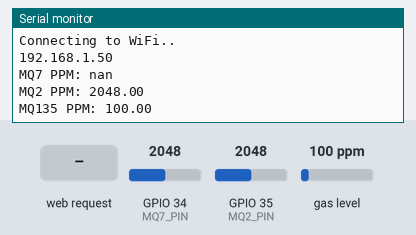
Bench run of a sketch on a simulated ESP32. On the bench: the last lines printed to the serial monitor. The test bench sets the inputs (shaded band); at power-on: gas level 100 ppm, GPIO 35 (MQ2_PIN) = 2048, GPIO 34 (MQ7_PIN) = 2048. WiFi joins after 1.5 s; servers stay silent unless stated.

Above: at 3.2 s.
3.3 s: HTTP request GET / received
At 3.9 s:
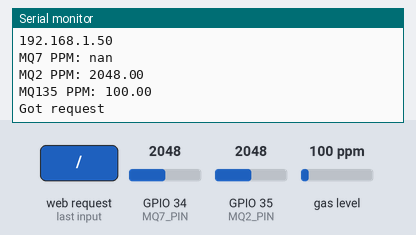
4.8 s: HTTP request GET /read_mq7 received
At 5.2 s:
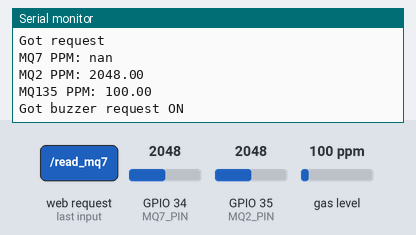
6.3 s: gas level set to 20 ppm
At 7.4 s:
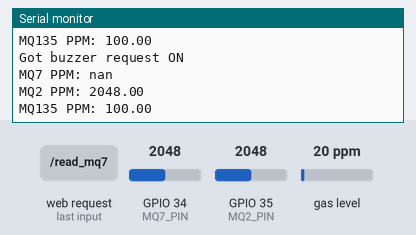
7.8 s: GPIO 35 (MQ2_PIN) set to 2866
At 9.0 s:
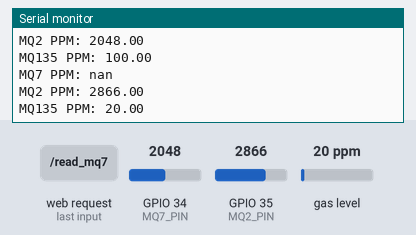
9.3 s: GPIO 34 (MQ7_PIN) set to 491
At 10.6 s:
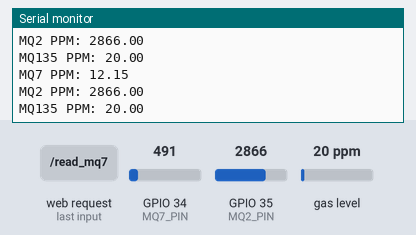
10.8 s: gas level set to 250 ppm
At 13.0 s:
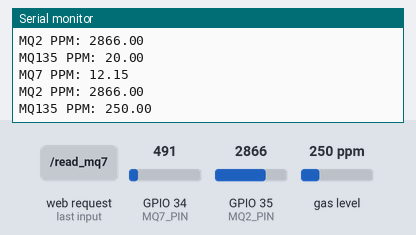
Timing chart, 0 to 13.3 s (numbered marks = the images above; inputs shaded):
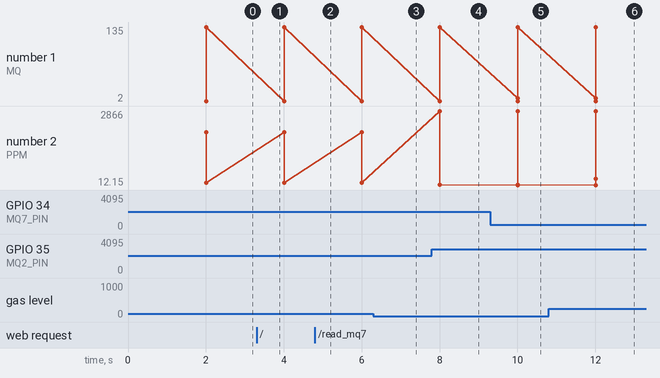

Measured:
- after the input at 3.3 s, the serial monitor: prints a new line at once (image 1)
- after the input at 4.8 s, the serial monitor: prints a new line at once (image 2)
- after the input at 7.8 s, the serial monitor: prints a new line after 0.21 s (image 4)
- after the input at 9.3 s, the serial monitor: prints a new line after 0.71 s (image 5)
- after the input at 10.8 s, the serial monitor: prints a new line after 1.2 s (image 6)
- plotted number 2: 20 → 250 after the input at 10.8 s

The sketch:

a_pollution.ino
```cpp
#include <WiFi.h>
#include <AsyncTCP.h>
#include <ESPAsyncWebServer.h>

const char* ssid = "kh";
const char* password = "12345678";

AsyncWebServer server(80);


// MQ7
float RS_gas = 0;
float ratio = 0;
float sensorValue = 0;
float sensor_volt = 0;
float R0 = 7200.0;
int MQ7_PIN = 34;

// MQ2
int MQ2_PIN = 35;
float gassensorAnalog;

//MQ135
#include <MQUnifiedsensor.h>
#define placa "ESP-32"
#define Voltage_Resolution 3.3
#define pin 33
#define type "MQ-135"
#define ADC_Bit_Resolution 12
#define RatioMQ135CleanAir 3.6
double CO2 = (0);
MQUnifiedsensor MQ135(placa, Voltage_Resolution, ADC_Bit_Resolution, pin, type);
```

b_declare.ino
```cpp
float read_mq7();
float read_mq2();
```

c_def.ino
```cpp
float read_mq7(){
   sensorValue = analogRead(MQ7_PIN);
   sensor_volt = sensorValue/1024*5.0;
   RS_gas = (5.0-sensor_volt)/sensor_volt;
   ratio = RS_gas/R0; //Replace R0 with the value found using the sketch above
   float x = 1538.46 * ratio;
   float ppm = pow(x,-1.709);
   return ppm;
}

float read_mq2(){
 gassensorAnalog = analogRead(MQ2_PIN);
 return gassensorAnalog;
}

float read_mq135(){
  MQ135.update(); // Update data, the arduino will be read the voltage on the analog pin
   CO2 = MQ135.readSensor(); // Sensor will read CO2 concentration using the model and a and b values setted before or in the setup

  return CO2;
}

void setup_mq135(){


    //Set math model to calculate the PPM concentration and the value of constants
    MQ135.setRegressionMethod(1); //_PPM =  a*ratio^b
    MQ135.setA(110.47);
    MQ135.setB(-2.862);
    // Configurate the ecuation values to get NH4 concentration
    MQ135.init();
    Serial.print("Calibrating please wait.");
    float calcR0 = 0;
    for(int i = 1; i<=10; i ++)   {
        MQ135.update(); // Update data, the arduino will be read the voltage on the analog pin
        calcR0 += MQ135.calibrate(RatioMQ135CleanAir);
        Serial.print(".");
    }
    MQ135.setR0(calcR0/10);
    Serial.println("  done!.");
    if(isinf(calcR0)) { Serial.println("Warning: Conection issue founded, R0 is infite (Open circuit detected) please check your wiring and supply"); while(1);}
    if(calcR0 == 0){Serial.println("Warning: Conection issue founded, R0 is zero (Analog pin with short circuit to ground) please check your wiring and supply"); while(1);}
    /*****************************  MQ CAlibration **************************/
    MQ135.serialDebug(false);
}
```

d_setup.ino
```cpp
String processor(const String& var) {
  if(var== "BUTTONPLACEHOLDER"){
    String buttons=String(read_mq2());
    buttons += ",";
    buttons += String(read_mq7());
    buttons += ",";
    buttons += String(read_mq135());
    return buttons;
  }
  return String();
}
const char index_html[] PROGMEM = R"rawliteral(
%BUTTONPLACEHOLDER%
)rawliteral";

//--------------- static IP ADDRESS -------------
IPAddress local_IP(192, 168, 43, 4);
// Set your Gateway IP address
IPAddress gateway(192, 168, 1, 1);

IPAddress subnet(255, 255, 0, 0);
IPAddress primaryDNS(8, 8, 8, 8);   //optional
IPAddress secondaryDNS(8, 8, 4, 4); //optional

void setup() {
  Serial.begin(115200);
  setup_mq135();
  if (!WiFi.config(local_IP, gateway, subnet, primaryDNS, secondaryDNS)) {
    Serial.println("STA Failed to configure");
  }
  WiFi.begin(ssid, password);
  while (WiFi.status() != WL_CONNECTED) {
    delay(1000);
    Serial.println("Connecting to WiFi..");
  }

  Serial.println(WiFi.localIP());
  server.on("/", HTTP_GET, [](AsyncWebServerRequest *request){
    Serial.println("Got request");
    request->send_P(200, "text/html", index_html, processor);
  });

     server.on("/read_mq7", HTTP_GET, [](AsyncWebServerRequest *request){
    Serial.println("Got buzzer request ON  ");
    read_mq2();
    //request->send_P(200, "text/html",  index_html, processor);
  });


  server.begin();

}
```

e_loop.ino
```cpp
void loop() {

   Serial.print("MQ7 PPM: ");
   Serial.println(read_mq7());
   Serial.print("MQ2 PPM: ");
   Serial.println(read_mq2());
   Serial.print("MQ135 PPM: ");
   Serial.println(read_mq135());
   delay(2000);
}
```
